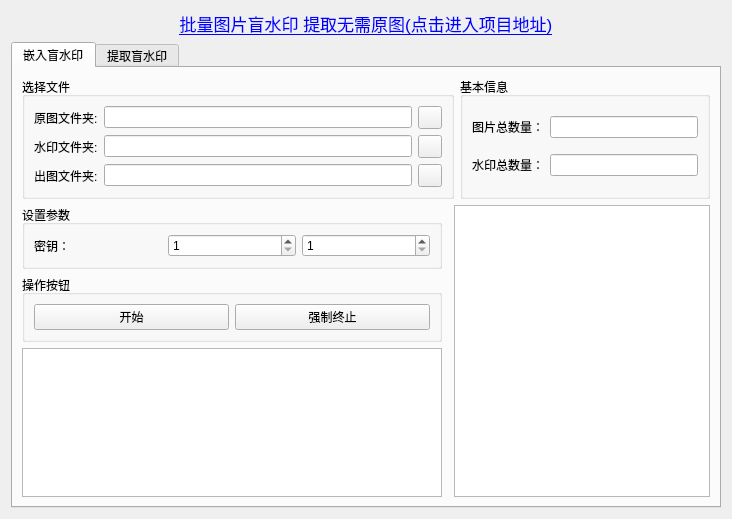
<?xml version="1.0" encoding="UTF-8"?>
<ui version="4.0">
 <class>build_watermark</class>
 <widget class="QWidget" name="build_watermark">
  <property name="geometry">
   <rect>
    <x>0</x>
    <y>0</y>
    <width>732</width>
    <height>519</height>
   </rect>
  </property>
  <property name="windowTitle">
   <string>build_watermark</string>
  </property>
  <layout class="QVBoxLayout" name="verticalLayout">
   <item>
    <widget class="QLabel" name="label">
     <property name="font">
      <font>
       <pointsize>13</pointsize>
      </font>
     </property>
     <property name="text">
      <string>&lt;a href=&quot;https://github.com/kkgg0521/bulid_watermark_gui&quot;&gt;批量图片盲水印 提取无需原图(点击进入项目地址)&lt;/a&gt;</string>
     </property>
     <property name="alignment">
      <set>Qt::AlignCenter</set>
     </property>
     <property name="openExternalLinks">
      <bool>true</bool>
     </property>
    </widget>
   </item>
   <item>
    <widget class="QTabWidget" name="tabWidget">
     <property name="currentIndex">
      <number>0</number>
     </property>
     <widget class="QWidget" name="tab">
      <attribute name="title">
       <string>嵌入盲水印</string>
      </attribute>
      <layout class="QGridLayout" name="gridLayout_5" rowstretch="0,0,0,0" columnstretch="1,0,0,0">
       <item row="1" column="0">
        <widget class="QGroupBox" name="groupBox_2">
         <property name="title">
          <string>设置参数</string>
         </property>
         <layout class="QGridLayout" name="gridLayout_3">
          <item row="0" column="0">
           <layout class="QHBoxLayout" name="horizontalLayout">
            <item>
             <widget class="QLabel" name="label_5">
              <property name="text">
               <string>密钥：</string>
              </property>
             </widget>
            </item>
            <item>
             <widget class="QSpinBox" name="spinBox_password1">
              <property name="minimum">
               <number>1</number>
              </property>
              <property name="maximum">
               <number>9999</number>
              </property>
             </widget>
            </item>
            <item>
             <widget class="QSpinBox" name="spinBox_password2">
              <property name="minimum">
               <number>1</number>
              </property>
              <property name="maximum">
               <number>9999</number>
              </property>
             </widget>
            </item>
           </layout>
          </item>
         </layout>
        </widget>
       </item>
       <item row="3" column="0">
        <widget class="QTextBrowser" name="textBrowser"/>
       </item>
       <item row="2" column="0">
        <widget class="QGroupBox" name="groupBox_3">
         <property name="title">
          <string>操作按钮</string>
         </property>
         <layout class="QGridLayout" name="gridLayout_4">
          <item row="0" column="0">
           <widget class="QPushButton" name="pushButton_start">
            <property name="text">
             <string>开始</string>
            </property>
           </widget>
          </item>
          <item row="0" column="1">
           <widget class="QPushButton" name="pushButton_stop">
            <property name="text">
             <string>强制终止</string>
            </property>
           </widget>
          </item>
         </layout>
        </widget>
       </item>
       <item row="0" column="3">
        <widget class="QGroupBox" name="groupBox_4">
         <property name="title">
          <string>基本信息</string>
         </property>
         <layout class="QGridLayout" name="gridLayout_6">
          <item row="0" column="0">
           <widget class="QLabel" name="label_6">
            <property name="text">
             <string>图片总数量：</string>
            </property>
           </widget>
          </item>
          <item row="1" column="0">
           <widget class="QLabel" name="label_7">
            <property name="text">
             <string>水印总数量：</string>
            </property>
           </widget>
          </item>
          <item row="1" column="1">
           <widget class="QLineEdit" name="lineEdit_sys">
            <property name="readOnly">
             <bool>true</bool>
            </property>
           </widget>
          </item>
          <item row="0" column="1">
           <widget class="QLineEdit" name="lineEdit_oris">
            <property name="readOnly">
             <bool>true</bool>
            </property>
           </widget>
          </item>
         </layout>
        </widget>
       </item>
       <item row="0" column="0" colspan="3">
        <widget class="QGroupBox" name="groupBox">
         <property name="title">
          <string>选择文件</string>
         </property>
         <layout class="QGridLayout" name="gridLayout_2">
          <item row="0" column="0">
           <layout class="QGridLayout" name="gridLayout">
            <item row="0" column="0">
             <widget class="QLabel" name="label_2">
              <property name="text">
               <string>原图文件夹:</string>
              </property>
             </widget>
            </item>
            <item row="0" column="1">
             <widget class="QLineEdit" name="lineEdit_oripath">
              <property name="readOnly">
               <bool>true</bool>
              </property>
             </widget>
            </item>
            <item row="0" column="2">
             <widget class="QToolButton" name="toolButton_oripath">
              <property name="text">
               <string/>
              </property>
             </widget>
            </item>
            <item row="1" column="0">
             <widget class="QLabel" name="label_3">
              <property name="text">
               <string>水印文件夹:</string>
              </property>
             </widget>
            </item>
            <item row="1" column="1">
             <widget class="QLineEdit" name="lineEdit_sypath">
              <property name="readOnly">
               <bool>true</bool>
              </property>
             </widget>
            </item>
            <item row="1" column="2">
             <widget class="QToolButton" name="toolButton_sypath">
              <property name="text">
               <string/>
              </property>
             </widget>
            </item>
            <item row="2" column="0">
             <widget class="QLabel" name="label_4">
              <property name="text">
               <string>出图文件夹:</string>
              </property>
             </widget>
            </item>
            <item row="2" column="1">
             <widget class="QLineEdit" name="lineEdit_outpath">
              <property name="readOnly">
               <bool>true</bool>
              </property>
             </widget>
            </item>
            <item row="2" column="2">
             <widget class="QToolButton" name="toolButton_outpath">
              <property name="text">
               <string/>
              </property>
             </widget>
            </item>
           </layout>
          </item>
         </layout>
        </widget>
       </item>
       <item row="1" column="2" rowspan="3" colspan="2">
        <widget class="QTableView" name="tableView"/>
       </item>
      </layout>
     </widget>
     <widget class="QWidget" name="tab_2">
      <attribute name="title">
       <string>提取盲水印</string>
      </attribute>
     </widget>
    </widget>
   </item>
  </layout>
 </widget>
 <resources/>
 <connections/>
</ui>
